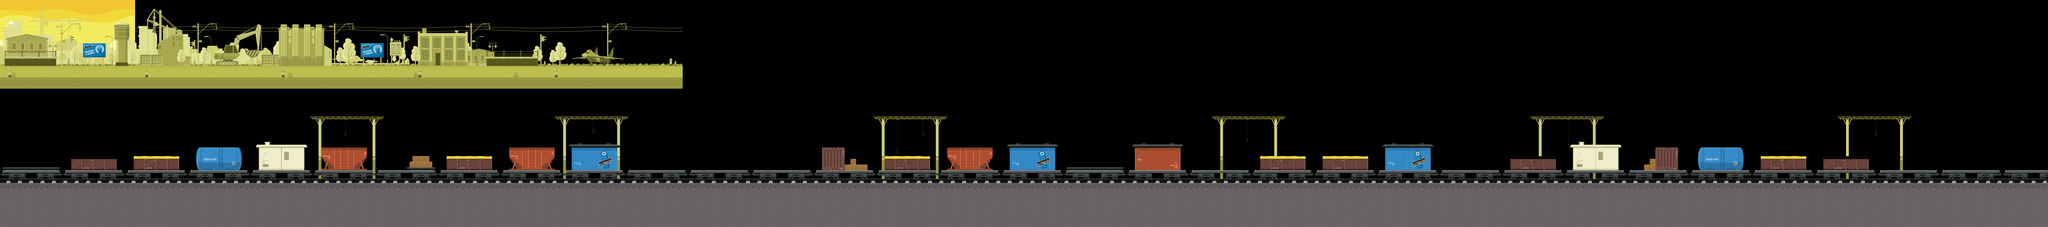

This game map was drawn from its Tiled (.tmx) file and the tilesets committed beside it. A one-line description and the trimmed map source follow:
An orthogonal 720x80 tile map with 16x16 px tiles, 4 tile layers (BG-T-Earth, BG-T, FG-Earth, FG-Road), 3 image layers and 81 objects (37x damage, 16x slug, 15x sunstrike, 4x shield, 4x coin, ...).

<map version="1.0" orientation="orthogonal" width="720" height="80" tilewidth="16" tileheight="16">
 <properties>
  <property name="asset" value="01-platform.png" />
 </properties>
 <tileset firstgid="1" name="03-stones" tilewidth="16" tileheight="16">
  <image source="03-stones.png" width="912" height="544" />
 </tileset>
 <imagelayer name="bg-05" width="720" height="80">
  <image source="03-bg-04.png" />
  <properties>
   <property name="layer" value="10" />
  </properties>
 </imagelayer>
 <imagelayer name="bg-04" width="720" height="80">
  <image source="03-bg-03.png" />
  <properties>
   <property name="layer" value="9" />
  </properties>
 </imagelayer>
 <imagelayer name="bg-03" width="720" height="80">
  <image source="03-bg-02.png" />
  <properties>
   <property name="layer" value="8" />
  </properties>
 </imagelayer>
 <layer name="BG-T-Earth" width="720" height="80">
  <properties>
   <property name="collisions" value="0" />
   <property name="layer" value="6" />
  </properties>
  <data>[57600 cells, 390 non-empty, 34 distinct tile ids]</data>
 </layer>
 <layer name="BG-T" width="720" height="80">
  <properties>
   <property name="collisions" value="0" />
   <property name="layer" value="4" />
  </properties>
  <data>[57600 cells, 430 non-empty, 129 distinct tile ids]</data>
 </layer>
 <layer name="FG-Earth" width="720" height="80">
  <properties>
   <property name="layer" value="3" />
  </properties>
  <data>[57600 cells, 13219 non-empty, 46 distinct tile ids]</data>
 </layer>
 <layer name="FG-Road" width="720" height="80">
  <properties>
   <property name="layer" value="2" />
  </properties>
  <data>[57600 cells, 2854 non-empty, 663 distinct tile ids]</data>
 </layer>
 <objectgroup color="#aa007f" name="Spawns" width="720" height="80">
  <object name="player" type="player" x="48" y="816" width="128" height="128" />
  <object name="pet" type="pet" x="11296" y="832" width="128" height="128" />
 </objectgroup>
 <objectgroup color="#ffff00" name="Platforms" width="720" height="80">
  <properties>
   <property name="frameHeight" value="32" />
   <property name="frameWidth" value="128" />
   <property name="leftAnimationStartFrame" value="0" />
   <property name="leftAnimationStopFrame" value="3" />
   <property name="rightAnimationStartFrame" value="4" />
   <property name="rightAnimationStopFrame" value="7" />
   <property name="spritemap" value="01-platform.png" />
  </properties>
 </objectgroup>
 <objectgroup color="#00aa00" name="Slugs" width="720" height="80">
  <properties>
   <property name="maxSpeed" value="3" />
  </properties>
  <object name="slug 0" type="slug" x="1120" y="736" width="224" height="96" />
  <object name="slug 0" type="slug" x="6720" y="864" width="288" height="96" />
  <object name="slug 0" type="slug" x="9904" y="784" width="256" height="96" />
  <object name="slug 0" type="slug" x="6016" y="848" width="288" height="96" />
  <object name="slug 0" type="slug" x="2864" y="736" width="256" height="96" />
  <object name="slug 0" type="slug" x="3872" y="864" width="288" height="96" />
  <object name="slug 0" type="slug" x="4080" y="864" width="288" height="96" />
  <object name="slug 0" type="slug" x="3712" y="864" width="288" height="96" />
  <object name="slug 0" type="slug" x="4128" y="864" width="288" height="96" />
  <object name="slug 0" type="slug" x="3648" y="864" width="288" height="96" />
  <object name="slug 0" type="slug" x="4224" y="864" width="288" height="96" />
  <object name="slug 0" type="slug" x="3568" y="864" width="288" height="96" />
  <object name="slug 0" type="slug" x="4272" y="864" width="288" height="96" />
  <object name="slug 0" type="slug" x="3504" y="864" width="288" height="96" />
  <object name="slug 0" type="slug" x="1824" y="560" width="256" height="96" />
  <object name="slug 0" type="slug" x="8144" y="864" width="256" height="96" />
 </objectgroup>
 <objectgroup color="#ffaa00" name="Sunstrikes" width="720" height="80">
  <object name="sunstrike 1" type="sunstrike" x="2080" y="848" width="208" height="96" />
  <object name="sunstrike 1" type="sunstrike" x="3600" y="864" width="192" height="96" />
  <object name="sunstrike 1" type="sunstrike" x="8480" y="704" width="160" height="144" />
  <object name="sunstrike 1" type="sunstrike" x="3936" y="864" width="208" height="96" />
  <object name="sunstrike 1" type="sunstrike" x="3584" y="864" width="896" height="96" />
  <object name="sunstrike 1" type="sunstrike" x="3568" y="864" width="432" height="96" />
  <object name="sunstrike 1" type="sunstrike" x="3824" y="864" width="432" height="96" />
  <object name="sunstrike 1" type="sunstrike" x="4080" y="864" width="432" height="96" />
  <object name="sunstrike 1" type="sunstrike" x="3776" y="864" width="192" height="96" />
  <object name="sunstrike 1" type="sunstrike" x="4240" y="864" width="208" height="96" />
  <object name="sunstrike 1" type="sunstrike" x="3184" y="544" width="144" height="96" />
  <object name="sunstrike 1" type="sunstrike" x="5376" y="720" width="144" height="96" />
  <object name="sunstrike 1" type="sunstrike" x="6576" y="640" width="240" height="96" />
  <object name="sunstrike 1" type="sunstrike" x="7616" y="752" width="144" height="96" />
  <object name="sunstrike 1" type="sunstrike" x="9440" y="704" width="144" height="96" />
 </objectgroup>
 <objectgroup color="#00007f" name="Shield" width="720" height="80">
  <object name="shield" type="shield" x="3243" y="877" width="64" height="64" />
  <object name="shield" type="shield" x="4640" y="736" width="64" height="64" />
  <object name="shield" type="shield" x="7120" y="592" width="64" height="64" />
  <object name="shield" type="shield" x="9680" y="544" width="64" height="64" />
 </objectgroup>
 <objectgroup color="#aa0000" name="Health" width="720" height="80">
  <properties>
   <property name="type" value="objects" />
  </properties>
  <object name="health" type="health" x="2640" y="752" width="64" height="64" />
 </objectgroup>
 <objectgroup color="#ce0000" name="Damage" width="720" height="80">
  <object name="-1" type="damage" x="337" y="964" width="28" height="41">
   <properties>
    <property name="value" value="1" />
   </properties>
  </object>
  <object name="kill" type="damage" x="1936" y="737" width="15" height="33">
   <properties>
    <property name="value" value="11" />
   </properties>
  </object>
  <object name="-1" type="damage" x="691" y="965" width="28" height="41">
   <properties>
    <property name="value" value="1" />
   </properties>
  </object>
  <object name="-1" type="damage" x="1043" y="968" width="28" height="41">
   <properties>
    <property name="value" value="1" />
   </properties>
  </object>
  <object name="-1" type="damage" x="1394" y="964" width="28" height="41">
   <properties>
    <property name="value" value="1" />
   </properties>
  </object>
  <object name="-1" type="damage" x="1747" y="966" width="28" height="41">
   <properties>
    <property name="value" value="1" />
   </properties>
  </object>
  <object name="-1" type="damage" x="2099" y="961" width="28" height="41">
   <properties>
    <property name="value" value="1" />
   </properties>
  </object>
  <object name="-1" type="damage" x="2450" y="964" width="28" height="41">
   <properties>
    <property name="value" value="1" />
   </properties>
  </object>
  <object name="-1" type="damage" x="2802" y="965" width="28" height="41">
   <properties>
    <property name="value" value="1" />
   </properties>
  </object>
  <object name="-1" type="damage" x="3153" y="962" width="28" height="41">
   <properties>
    <property name="value" value="1" />
   </properties>
  </object>
  </objectgroup>
 <objectgroup color="#0000ff" name="Coins" width="720" height="80">
  <!-- 5 objects omitted --></objectgroup>
 <objectgroup color="#55ffff" name="Road" width="720" height="80">
  <!-- 1 objects omitted --></objectgroup>
</map>
<!-- 33 of 81 objects omitted -->
